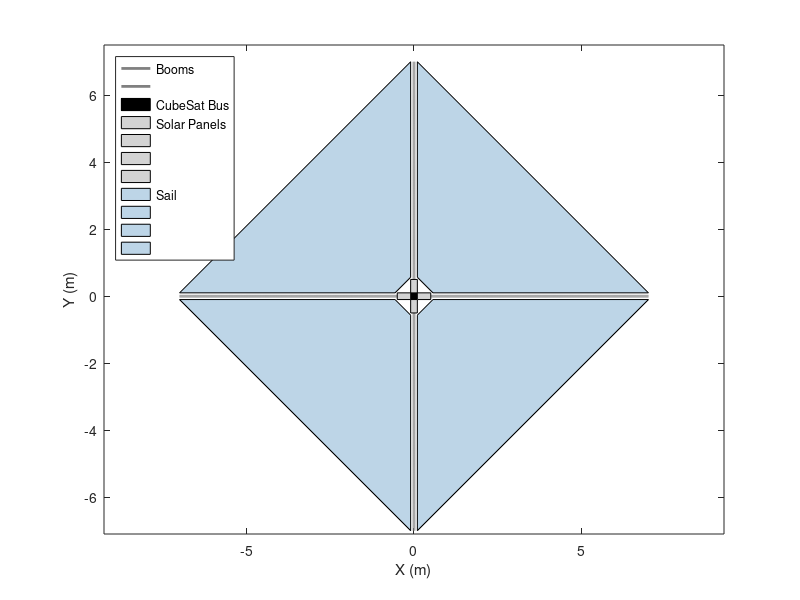

Source code (MATLAB): (Note: this script raises an error after producing the figure.)
close all; clear; clc;

% %%%%%%%%%%%%%%%%%%%%%%%%%%%%%%%%%%%%%%%%%%%%%%%%%%%%%%%%%%%%%%%%%%%%%%
% Peyton Kramlich - AEM 4331
% Created:      September 2025
% Last updated: November 2025
% Calculating Solar Sail Lightness Number (Beta)
% HOW TO USE: change length of boom (l) diagonal of BUS
% %%%%%%%%%%%%%%%%%%%%%%%%%%%%%%%%%%%%%%%%%%%%%%%%%%%%%%%%%%%%%%%%%%%%%%

% %%%%%%%%%%%%%%%%%%%%%%%%%%%%%%%%%%%%%%%%%%%%%%%%%%%%%%%%%%%%%%%%%%%%%%
% ----- initialize variables and calculate beta -----
% input length of boom to determine sail area
L = 7;                 % m, length of boom (INPUTTED VALUE)
% currently 12U config
bus_w = 0.2;           % m, width of the bus (INPUTTED VALUE)
bus_L = bus_w;            % m, length of the bus (INPUTTED VALUE)
bus_h = 0.400263;         % m, height of the bus (INPUTTED VALUE)
diag = sqrt(bus_L^2 + bus_w^2); % m, diagonal of BUS
d = 2*diag;               % m, dist of sail not on boom
D = L-d;                  % m, dist of sail on boom (base
C = sqrt(2*D^2);          % m, pythagorean theorem for long side of sail
c = sqrt(2*d^2);          % m, pythagorean theorem for short side of sail
h = sqrt(D^2-((C-c)/2)^2);% m, height of sail
A = 4*0.5*(C+c)*h;        % m^2, approx total area of sail

fprintf("Area of Sail: %0.4f m^2\n", A);

% define space constants
G = 6.6743e-11;         % m^3/kgs
m_sun = 1.989e+33;      % g
m_earth = 5.972e+27;    % g
m_mars = 6.39e+26;      % g

% solar sail materials densities - Goodfellow PEN
rho_sail = 1360;        % kg/m^3
rho_Al = 2700;          % kg/m^3
rho_Cr = 7190;          % kg/m^3
rho_cf = 1800;          % kg/m^3, number from google

t_sail = 1.3e-6;   % meters
t_Al = 0.1e-6;     % meters
t_Cr = 0.015e-6;   % meters

% satellite mass calculation (in grams)
m_camera = 40;
m_panel = 4*289;
m_ais = 375;
m_comms = 52.85;
m_battery = 670;
m_adcs = 1520;
m_avionics = m_camera + m_panel + m_ais + m_comms + m_battery + m_adcs;

m_bus = 772;
m_cable_motors = 4*79.8;
m_deploy_motors = 40;
m_sail_spool = 4*211;
m_deploy_mech = 7700;
%m_deploy = 7700; % ACS3 Sail-Boom Subsystem
m_deploy = m_cable_motors+m_deploy_motors+m_sail_spool+m_deploy_mech;

% 4 booms, cf density, l, cross-sect area hollow circle
od = 33e-3;       % m, outer diameter
t = 0.12e-3;      % m, wall thickness
or = od/2;        % m, outer radius
ir = or - t;      % m, inner radius
A_cf = pi*(or^2 - ir^2);    % m^2, area of carbon fiber
m_booms = 4*rho_cf*L*A_cf*1000;
m_structure = m_bus + m_deploy + m_booms;

m_sail = A*(rho_sail*t_sail + rho_Al*t_Al + rho_Cr*t_Cr)*1000;
m = m_avionics + m_structure + m_sail;
fprintf("Mass of CubeSat: %0.4f g\n", m);

% more constants and equations for beta calculation
rho = 0.88;         % approximate reflectivity coefficient for Al
ab = 1 - rho;       % absorption coefficient

R0 = 1.496e+11;      % m        1 AU, distance from Sun to Earth
P0 = 4.563;          % N/m^2    SRP at Earth
Rm = 2.28e+11;       % m        distance from Sun to Mars
Pm = P0 * (R0/Rm)^2; % N/m^2    SRP at Mars
R = 1;               % m        distance from Sun to sail
P = P0 * (R0/R)^2;   % N/m^2    local SRP

% calculate area-to-mass ratios (sigma)
sigma_sail = m/A;
sigma_earth = (2*P0*R0^2)/G/m_sun;
sigma_mars = (2*Pm*Rm^2)/G/m_sun;

% calculate beta
beta = sigma_earth/sigma_sail;
fprintf("Beta: %.4f \n", beta);

% %%%%%%%%%%%%%%%%%%%%%%%%%%%%%%%%%%%%%%%%%%%%%%%%%%%%%%%%%%%%%%%%%%%%%%
% ----- plot the sail -----

% boom length along x and y-axes
x_boom = -L:0.01:L;
y_boom = -L:0.01:L;

% square bus centered at origin
x_bus = [bus_w/2  bus_w/2 -bus_w/2 -bus_w/2  bus_w/2];
y_bus = [bus_w/2 -bus_w/2 -bus_w/2  bus_w/2  bus_w/2];

% solar panels deployed attached to side of bus
% top
x_panel1 = [bus_w/2  bus_w/2       -bus_w/2       -bus_w/2  bus_w/2];
y_panel1 = [bus_w/2  bus_w/2+bus_h  bus_w/2+bus_h  bus_w/2  bus_w/2];

% left
x_panel2 = [-bus_w/2  -bus_w/2-bus_h  -bus_w/2-bus_h  -bus_w/2  -bus_w/2];
y_panel2 = [ bus_w/2    bus_w/2       -bus_w/2        -bus_w/2   bus_w/2];

% bottom
x_panel3 =    [bus_w/2  bus_w/2       -bus_w/2       -bus_w/2  bus_w/2];
y_panel3 = -1*[bus_w/2  bus_w/2+bus_h  bus_w/2+bus_h  bus_w/2  bus_w/2];

% right
x_panel4 = -1*[-bus_w/2  -bus_w/2-bus_h  -bus_w/2-bus_h  -bus_w/2  -bus_w/2];
y_panel4 =    [bus_w/2    bus_w/2        -bus_w/2        -bus_w/2   bus_w/2];

% solar sails
x_sail1 = [L  bus_w/2  bus_w/2  d  L]; % northeast quad
y_sail1 = [bus_w/2  L  d  bus_w/2  bus_w/2];

x_sail2 = -1*[L  bus_w/2  bus_w/2  d  L]; % northwest quad
y_sail2 = [bus_w/2  L  d  bus_w/2  bus_w/2];

x_sail3 = -1*[L  bus_w/2  bus_w/2  d  L]; % southwest quad
y_sail3 = -1*[bus_w/2  L  d  bus_w/2  bus_w/2];

x_sail4 = [L  bus_w/2  bus_w/2  d  L]; % southeast quad
y_sail4 = -1*[bus_w/2  L  d  bus_w/2  bus_w/2];

% plot the satellite and sail
figure(1)
plot(x_boom, zeros(numel(x_boom),1), 'Color', '#808080', "LineWidth",2); hold on;
plot(zeros(numel(y_boom),1), y_boom, 'Color', '#808080', "LineWidth",2);
fill(x_bus, y_bus, 'k'); % filled black shape

fill(x_panel1, y_panel1, [211 211 211]/255);
fill(x_panel2, y_panel2, [211 211 211]/255);
fill(x_panel3, y_panel3, [211 211 211]/255);
fill(x_panel4, y_panel4, [211 211 211]/255);

fill(x_sail1, y_sail1, [189 213 231]/255);
fill(x_sail2, y_sail2, [189 213 231]/255);
fill(x_sail3, y_sail3, [189 213 231]/255);
fill(x_sail4, y_sail4, [189 213 231]/255);

ylim([-L-0.1 L+0.5]); axis equal;
xlabel('X (m)'); ylabel('Y (m)');
lgd = legend('Booms', '', 'CubeSat Bus', 'Solar Panels', '', '', '', ...
             'Sail', '', '', '', 'Location', 'northwest');
legendPos = lgd.Position;

str = sprintf('\\beta=%.4f\n L_{boom}=%.2f', beta, L);
annotation('textbox', [legendPos(1), legendPos(2)-0.08, legendPos(3), 0.05], ...
    'String', str, 'FitBoxToText', 'on', 'BackgroundColor', 'w', 'EdgeColor', ...
    'k');

% exportgraphics(figure(1), 'solarSail.png', 'ContentType', 'vector');
